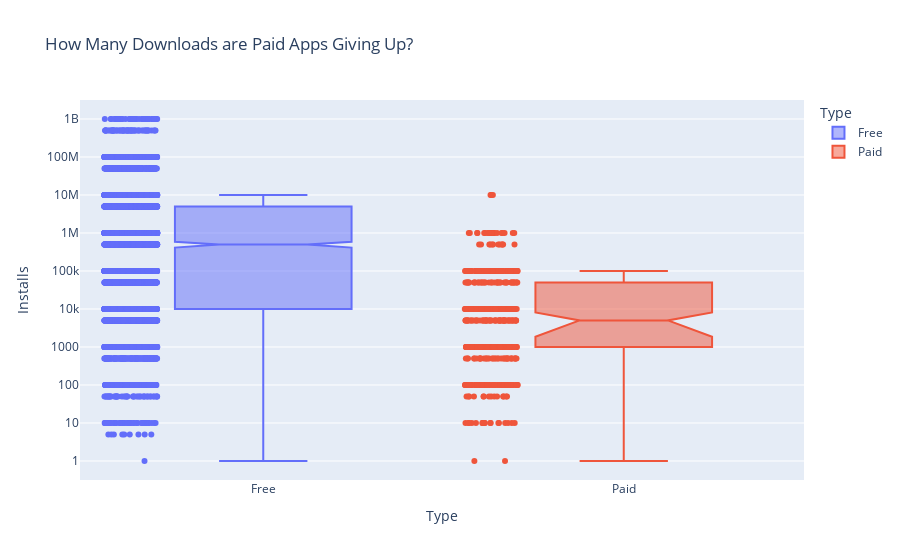

Notebook source saved alongside this figure:
### Markdown cell above
# Plotly Box Plots: Lost Downloads for Paid Apps

### Code cell
box = px.box(df_apps_clean,
             y='Installs',
             x='Type',
             color='Type',
             notched=True,
             points='all',
             title='How Many Downloads are Paid Apps Giving Up?')
 
box.update_layout(yaxis=dict(type='log'),)
 
box.show()

### Figure 1 — Plotly figure (JSON) as saved in the notebook; plotly's stock layout.template omitted (floating-point values rounded to 4 significant figures; data arrays with more than 128 entries replaced by an {"elided": "..."} marker saying what was removed)
{"data": [{"alignmentgroup": "True", "boxpoints": "all", "hovertemplate": "Type=%{x}<br>Installs=%{y}<extra></extra>", "legendgroup": "Free", "marker": {"color": "#636efa"}, "name": "Free", "notched": true, "offsetgroup": "Free", "orientation": "v", "showlegend": true, "type": "box", "x": {"elided": "8278 str values"}, "x0": " ", "xaxis": "x", "y": {"elided": "8278 int values"}, "y0": " ", "yaxis": "y"}, {"alignmentgroup": "True", "boxpoints": "all", "hovertemplate": "Type=%{x}<br>Installs=%{y}<extra></extra>", "legendgroup": "Paid", "marker": {"color": "#EF553B"}, "name": "Paid", "notched": true, "offsetgroup": "Paid", "orientation": "v", "showlegend": true, "type": "box", "x": {"elided": "598 str values"}, "x0": " ", "xaxis": "x", "y": {"elided": "598 int values"}, "y0": " ", "yaxis": "y"}], "layout": {"boxmode": "overlay", "legend": {"title": {"text": "Type"}, "tracegroupgap": 0}, "title": {"text": "How Many Downloads are Paid Apps Giving Up?"}, "xaxis": {"anchor": "y", "categoryarray": ["Free", "Paid"], "categoryorder": "array", "domain": [0, 1], "title": {"text": "Type"}}, "yaxis": {"anchor": "x", "domain": [0, 1], "title": {"text": "Installs"}, "type": "log"}}}
